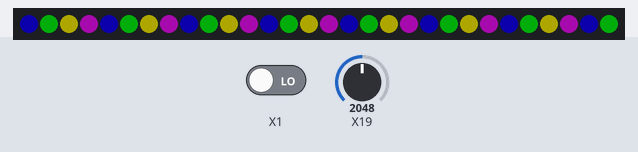
Recording of a program running on a simulated pyboard running MicroPython. Shown: 30 RGB LEDs in strip order, left to right. The inputs (shaded band) are chosen by the test bench; at power-on: X1 LOW, X19 = 2048 (analog values on the 0–4095 scale). Dim RGB values are drawn brighter than linear; library files of the repository ran but are not shown: ws2812.py.

Above: at 1.2 s.
1.3 s: X1 driven HIGH
At 1.76 s:
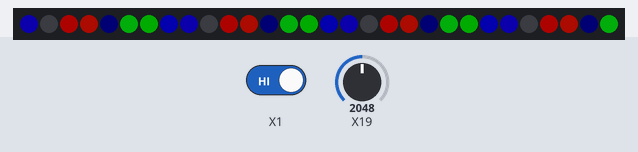
At 3.9 s:
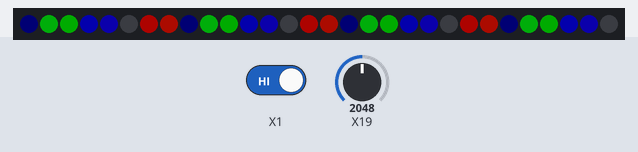
4.0 s: X1 driven LOW
Timing chart, 0 to 7.0 s (numbered marks = the images above; inputs shaded):
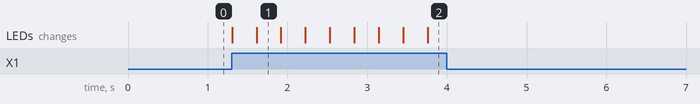

Measured:
- after the input at 1.3 s, the LEDs: first change at once (image 1 shows a later state)
- after the input at 4.0 s, every drawn part: stays the same

The program:

main.py
```python
import pyb
from ws2812 import Neopixel

LEDS = [[None for _ in range(60)] for i in range(3)]

for i in range(60):
    LEDS[0][i] = (0xff, 0x00, 0xff)
    if i % 2:
        LEDS[1][i] = (0xff, 0x00, 0x00)
        LEDS[2][i] = (0x00, 0x00, 0xff)
    else:
        LEDS[1][i] = (0x00, 0x00, 0xff)
        LEDS[2][i] = (0xff, 0x00, 0x00)
index = 0
neo = Neopixel(led_count = 60)
neo.intensity = 0.5
neo.update_leds(LEDS[index])
pot = pyb.ADC(pyb.Pin.board.X19)
pb  = pyb.Pin(pyb.Pin.board.X1, pyb.Pin.IN)
prev_pot = pot.read()

while True:
    if abs(prev_pot - pot.read()) > 10:
        prev_pot = pot.read()
        pot.intensity = min(prev_pot / 2900.0, 1)
        neo.update_leds(LEDS[index])
    if pb.value() == 1:
        index = (index + 1) % len(LEDS)
        neo.update_leds(LEDS[index])
        
```
